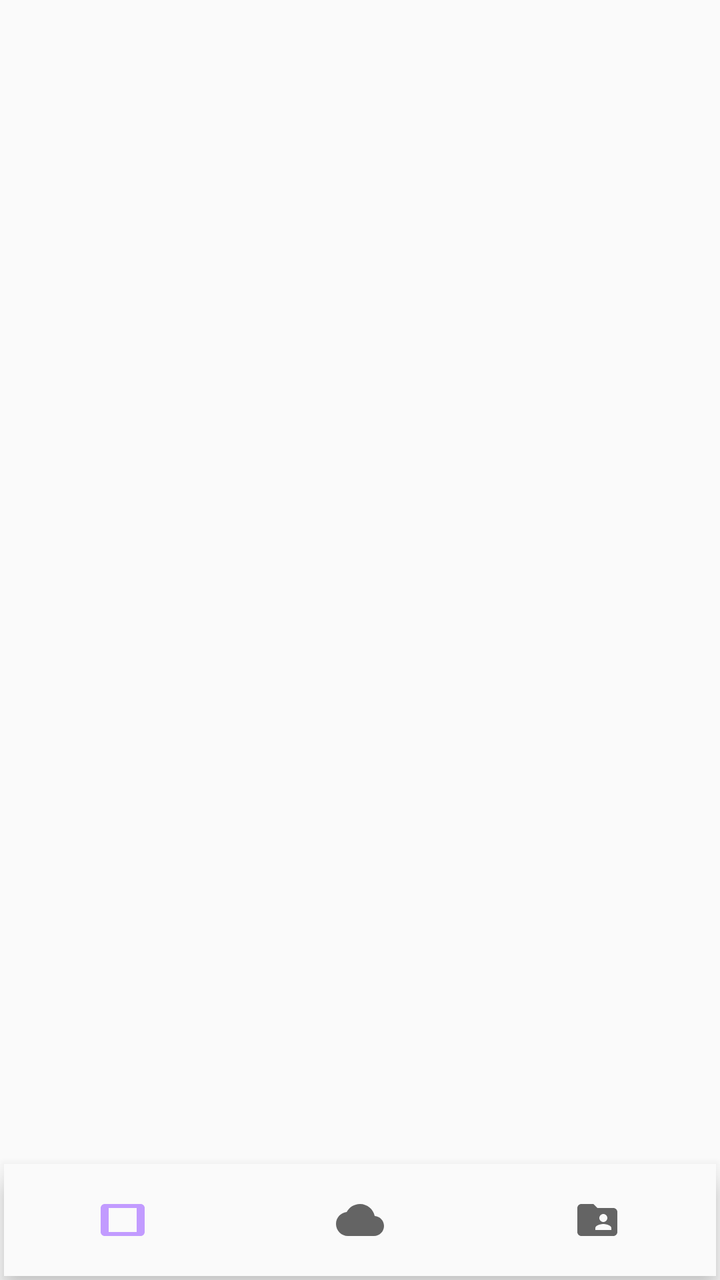
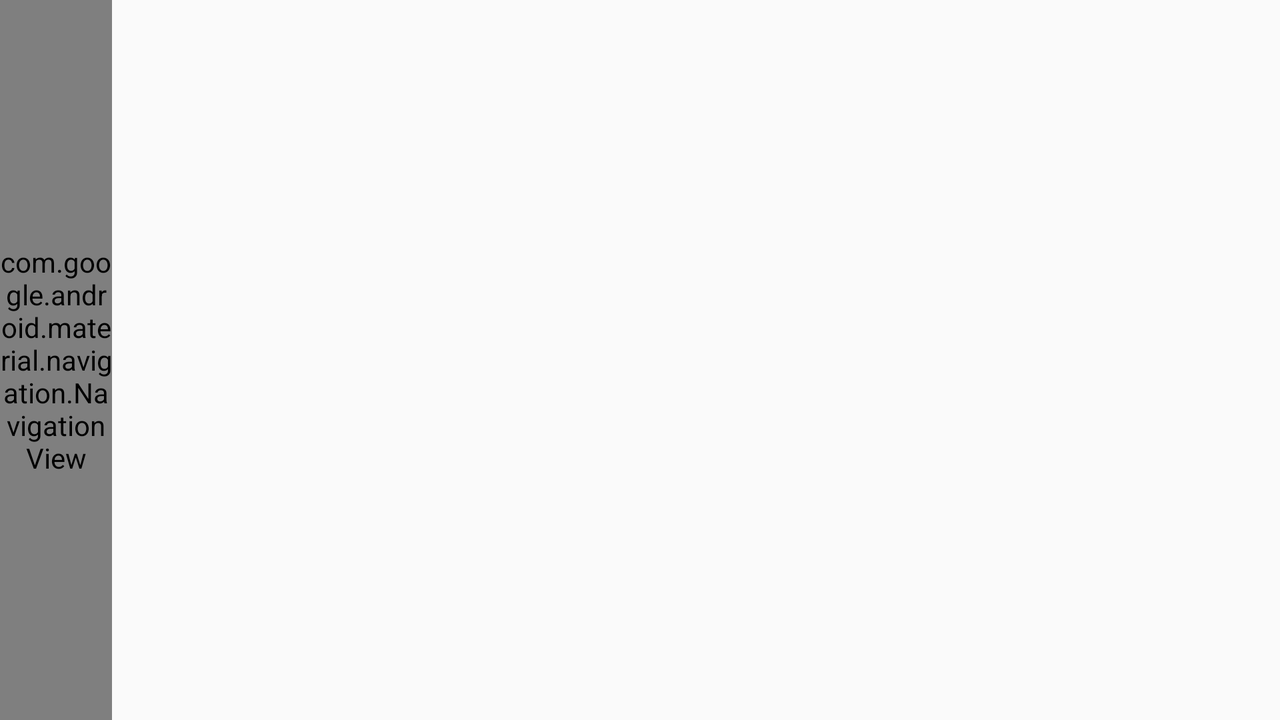

First picture: res/layout/ on a phone held upright. Second picture: the repository's own variant of that layout, on a device whose configuration matches the variant's folder. Source for both follows.
<!-- AndroidManifest.xml: application theme AppTheme -->
<!-- res/layout/activity_main.xml -->
<?xml version="1.0" encoding="utf-8"?>
<androidx.constraintlayout.widget.ConstraintLayout
        xmlns:android="http://schemas.android.com/apk/res/android"
        xmlns:app="http://schemas.android.com/apk/res-auto"
        xmlns:tools="http://schemas.android.com/tools"
        android:id="@+id/container"
        android:layout_width="match_parent"
        android:layout_height="match_parent"
        tools:context=".MainActivity">

    <FrameLayout
            android:id="@+id/file_listing_fragment"
            android:layout_width="0dp"
            android:layout_height="0dp"
            android:layout_marginTop="@dimen/default_element_margin"
            android:layout_marginBottom="@dimen/default_element_margin"
            android:layout_marginStart="@dimen/default_element_margin"
            android:layout_marginEnd="@dimen/default_element_margin"
            app:layout_constraintTop_toTopOf="parent"
            app:layout_constraintBottom_toTopOf="@+id/bottomnav_main"
            app:layout_constraintStart_toStartOf="parent"
            app:layout_constraintEnd_toEndOf="parent" />

    <com.google.android.material.bottomnavigation.BottomNavigationView
            android:id="@+id/bottomnav_main"
            android:layout_width="0dp"
            android:layout_height="wrap_content"
            android:layout_marginTop="2dp"
            android:layout_marginBottom="2dp"
            android:layout_marginStart="2dp"
            android:layout_marginEnd="2dp"
            android:background="?android:attr/windowBackground"
            android:focusable="false"
            app:labelVisibilityMode="unlabeled"
            app:layout_constraintBottom_toBottomOf="parent"
            app:layout_constraintLeft_toLeftOf="parent"
            app:layout_constraintRight_toRightOf="parent"
            app:menu="@menu/nav_menu"/>

</androidx.constraintlayout.widget.ConstraintLayout>
<!-- resources referenced by this layout -->
<resources>
  <dimen name="default_element_margin">8dp</dimen>
  <style name="AppTheme" parent="Theme.AppCompat.Light.DarkActionBar">
          
          <item name="colorPrimary">@color/colorPrimary</item>
          <item name="colorPrimaryDark">@color/colorPrimaryDark</item>
          <item name="colorAccent">@color/colorAccent</item>
  
          <item name="colorControlHighlight">@color/colorAccent</item>
          <item name="navigationViewStyle">@style/Widget.MyTheme.NavigationView</item>
      </style>
  <color name="colorPrimary">#C29BFF</color>
  <color name="colorPrimaryDark">#8C5BC2</color>
  <color name="colorAccent">#DD0BE4</color>
  <style name="Widget.MyTheme.NavigationView" parent="Widget.MaterialComponents.NavigationView">
          <item name="itemTextAppearance">@style/TextAppearance.Gone</item>
          <item name="itemIconPadding">@dimen/nav_view_icon_padding</item>
          <item name="itemHorizontalPadding">@dimen/nav_view_horizontal_padding</item>
      </style>
  <style name="TextAppearance.Gone" parent="TextAppearance.MaterialComponents.Body1">
          <item name="android:textSize">@dimen/nav_view_text_size</item>
      </style>
  <dimen name="nav_view_icon_padding">16dp</dimen>
  <dimen name="nav_view_horizontal_padding">16dp</dimen>
  <dimen name="nav_view_text_size">18sp</dimen>
</resources>
<!-- res/layout-land/activity_main.xml (the repository's variant of the layout above) -->
<!-- drawn on the phone turned sideways -->
<?xml version="1.0" encoding="utf-8"?>
<androidx.constraintlayout.widget.ConstraintLayout
        xmlns:android="http://schemas.android.com/apk/res/android"
        xmlns:app="http://schemas.android.com/apk/res-auto"
        xmlns:tools="http://schemas.android.com/tools"
        android:id="@+id/container"
        android:layout_width="match_parent"
        android:layout_height="match_parent"
        tools:context=".MainActivity">

    <FrameLayout
            android:id="@+id/file_listing_fragment"
            android:layout_width="0dp"
            android:layout_height="0dp"
            android:layout_marginTop="@dimen/default_element_margin"
            android:layout_marginBottom="@dimen/default_element_margin"
            android:layout_marginStart="@dimen/default_element_margin"
            android:layout_marginEnd="@dimen/default_element_margin"
            app:layout_constraintTop_toTopOf="parent"
            app:layout_constraintBottom_toBottomOf="parent"
            app:layout_constraintStart_toEndOf="@id/nav_view"
            app:layout_constraintEnd_toEndOf="parent"/>

    <com.google.android.material.navigation.NavigationView
            android:id="@+id/nav_view"
            style="?navigationViewStyle"
            android:layout_width="56dp"
            android:layout_height="match_parent"
            app:menu="@menu/nav_menu"
            app:layout_constraintTop_toTopOf="parent"
            app:layout_constraintStart_toStartOf="parent"/>

</androidx.constraintlayout.widget.ConstraintLayout>
<!-- resources referenced by the variant -->
<!-- as the phone turned sideways resolves them -->
<resources>
  <dimen name="default_element_margin">8dp</dimen>
  <style name="AppTheme" parent="Theme.AppCompat.Light.DarkActionBar">
          
          <item name="colorPrimary">@color/colorPrimary</item>
          <item name="colorPrimaryDark">@color/colorPrimaryDark</item>
          <item name="colorAccent">@color/colorAccent</item>
  
          <item name="colorControlHighlight">@color/colorAccent</item>
          <item name="navigationViewStyle">@style/Widget.MyTheme.NavigationView</item>
      </style>
  <color name="colorPrimary">#C29BFF</color>
  <color name="colorPrimaryDark">#8C5BC2</color>
  <color name="colorAccent">#DD0BE4</color>
  <style name="Widget.MyTheme.NavigationView" parent="Widget.MaterialComponents.NavigationView">
          <item name="itemTextAppearance">@style/TextAppearance.Gone</item>
          <item name="itemIconPadding">@dimen/nav_view_icon_padding</item>
          <item name="itemHorizontalPadding">@dimen/nav_view_horizontal_padding</item>
      </style>
  <style name="TextAppearance.Gone" parent="TextAppearance.MaterialComponents.Body1">
          <item name="android:textSize">@dimen/nav_view_text_size</item>
      </style>
  <!-- from res/values-land/ -->
  <dimen name="nav_view_icon_padding">0dp</dimen>
  <!-- from res/values-land/ -->
  <dimen name="nav_view_horizontal_padding">16dp</dimen>
  <!-- from res/values-land/ -->
  <dimen name="nav_view_text_size">0sp</dimen>
</resources>
